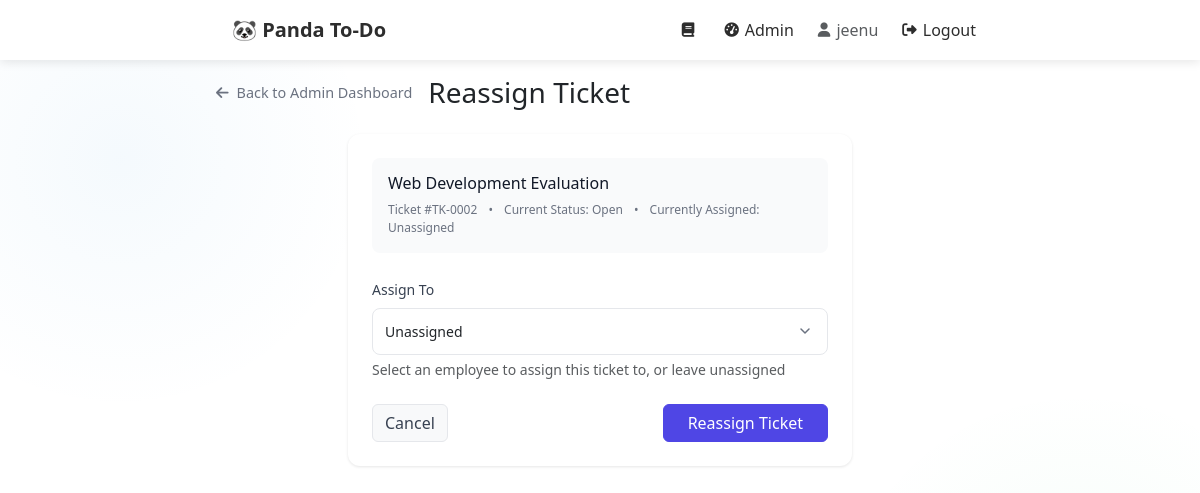
Screenshot of /userauth/ticket/2/reassign/ (signed in) with the database file from the repository.
### userauth/models.py (models this page shows, shortened)
class Ticket(models.Model):
    STATUS_CHOICES = [
        ('open', 'Open'),
        ('in_progress', 'In Progress'),
        ('on_hold', 'On Hold'),
        ('resolved', 'Resolved'),
        ('closed', 'Closed'),
    ]
    title = models.CharField(max_length=200)
    description = models.TextField()
    created_by = models.ForeignKey(User, on_delete=models.CASCADE, related_name='created_tickets')
    assigned_to = models.ForeignKey(User, on_delete=models.CASCADE, related_name='assigned_tickets', null=True, blank=True)
    status = models.CharField(max_length=20, choices=STATUS_CHOICES, default='open')
    created_at = models.DateTimeField(auto_now_add=True)
    updated_at = models.DateTimeField(auto_now=True)
    ticket_number = models.CharField(max_length=20, unique=True, blank=True)

### userauth/views.py (the view, shortened to what this page needs)
# urls.py: path('ticket/<int:ticket_id>/reassign/', views.reassign_ticket, name='reassign_ticket'),
@login_required
def reassign_ticket(request, ticket_id):
    if not request.user.profile.is_admin:
        messages.error(request, "Only admins can reassign tickets")
        return redirect('employee_dashboard')
    ticket = get_object_or_404(Ticket, id=ticket_id)
    employees = User.objects.filter(profile__is_admin=False)
    return render(request, 'reassign_ticket.html', {'ticket': ticket, 'employees': employees})

### templates/reassign_ticket.html (shortened to what this page needs)
{% extends 'base.html' %}
{% block content %}
<div class="d-flex align-items-center mb-4">
    <a href="{% url 'admin_dashboard' %}" class="back-link me-3">
        <i class="fas fa-arrow-left me-2"></i> Back to Admin Dashboard
    </a>
    <h3 class="mb-0">Reassign Ticket</h3>
</div>
<div class="row justify-content-center">
    <div class="col-md-8">
        <div class="card">
            <div class="card-body p-4">
                <div class="ticket-info">
                    <h6 class="ticket-title">{{ ticket.title }}</h6>
                    <div class="ticket-meta">
                        <span>Ticket #{{ ticket.ticket_number }}</span>
                        <span class="mx-2">•</span>
                        <span>Current Status: {{ ticket.get_status_display }}</span>
                        <span class="mx-2">•</span>
                        <span>Currently Assigned: {% if ticket.assigned_to %}{{ ticket.assigned_to.username }}{% else %}Unassigned{% endif %}</span>
                    </div>
                </div>
                <form method="post">
                    <div class="mb-4">
                        <label for="assigned_to" class="form-label">Assign To</label>
                        <select name="assigned_to" id="assigned_to" class="form-control">
                            <option value="">Unassigned</option>
                        </select>
                        <div class="text-muted small mt-1">Select an employee to assign this ticket to, or leave unassigned</div>
                    </div>
                    <div class="d-flex justify-content-between align-items-center">
                        <button type="button" class="btn btn-light" onclick="window.history.back()">Cancel</button>
                        <button type="submit" class="btn btn-primary px-4">Reassign Ticket</button>
                    </div>
                </form>
            </div>
        </div>
    </div>
</div>
{% endblock %}

### templates/base.html (shortened to what this page needs)
<!DOCTYPE html>
<html lang="en">
<head>
    <link href="https://cdn.jsdelivr.net/npm/bootstrap@5.3.0-alpha1/dist/css/bootstrap.min.css" rel="stylesheet">
    <link rel="stylesheet" href="https://cdnjs.cloudflare.com/ajax/libs/font-awesome/6.4.0/css/all.min.css">
</head>
<body>
    <nav class="navbar navbar-expand-lg navbar-light">
        <div class="container">
            <a class="navbar-brand" href="{% url 'dashboard' %}">🐼 Panda To-Do</a>
            <div class="collapse navbar-collapse" id="navbarNav">
                {% if user.is_authenticated %}
                <ul class="navbar-nav ms-auto">
                    <li class="nav-item">
                        <a class="nav-link" href="{% url 'diary' %}">
                            <i class="fas fa-book"></i>
                        </a>
                    </li>
                    {% if user.profile.is_admin %}
                    <li class="nav-item">
                        <a class="nav-link" href="{% url 'admin_dashboard' %}">
                            <i class="fas fa-tachometer-alt"></i>
                            <span>Admin</span>
                        </a>
                    </li>
                    {% endif %}
                    <li class="nav-item">
                        <span class="nav-link text-muted">
                            <i class="fas fa-user"></i>
                            <span>{{ user.username }}</span>
                        </span>
                    </li>
                    <li class="nav-item">
                        <a class="nav-link" href="{% url 'logout' %}">
                            <i class="fas fa-sign-out-alt"></i>
                            <span>Logout</span>
                        </a>
                    </li>
                </ul>
                {% endif %}
            </div>
        </div>
    </nav>
    <div class="container">
        {% block content %}{% endblock %}
    </div>
</body>
</html>

### templates/base.html (style rules this page uses)
body { font-family: 'Segoe UI', Tahoma, Geneva, Verdana, sans-serif; background: linear-gradient(135deg, #f5f7fa 0%, #e4e8eb 100%); background-image: radial-gradient(circle at 10% 20%, rgba(52, 152, 219, 0.05) 0%, transparent 20%), radial-gradient(circle at 90% 80%, rgba(46, 204, 113, 0.05) 0%, transparent 20%); min-height: 100vh; margin: 0; padding: 0; font-size: 16px; }
.navbar { background: rgba(255, 255, 255, 0.95); backdrop-filter: blur(10px); box-shadow: 0 2px 10px rgba(0, 0, 0, 0.1); padding: 0.8rem 0; height: 60px; }
.navbar-brand { font-weight: 700; font-size: 1.25rem; color: #2d2d2d; transition: color 0.3s ease; padding: 0.5rem 1rem; }
.nav-link { color: #2d2d2d; font-weight: 500; padding: 0.5rem 1rem; border-radius: 8px; transition: all 0.3s ease; font-size: 1rem; display: flex; align-items: center; }
.nav-link i { margin-right: 6px; font-size: 0.9em; }
.navbar-nav { display: flex; align-items: center; gap: 8px; }
.container { padding: 1rem; max-width: 800px; }

### templates/reassign_ticket.html (style rules this page uses)
.back-link { color: #6B7280; text-decoration: none; font-size: 0.9rem; display: flex; align-items: center; }
.card { background: white; border-radius: 12px; border: none; box-shadow: 0 1px 3px rgba(0,0,0,0.1); }
.form-label { font-size: 0.875rem; font-weight: 500; color: #374151; margin-bottom: 0.5rem; }
.form-control { border: 1px solid #E5E7EB; border-radius: 8px; padding: 0.75rem; font-size: 0.875rem; transition: all 0.2s; }
select.form-control { appearance: none; background-position: right 0.75rem center; background-repeat: no-repeat; background-size: 1.25rem; padding-right: 2.5rem; }
.btn-primary { background: #4F46E5; border-color: #4F46E5; }
.btn-light { border: 1px solid #E5E7EB; color: #374151; }
.ticket-info { background: #F9FAFB; border-radius: 8px; padding: 1rem; margin-bottom: 1.5rem; }
.ticket-title { font-size: 1rem; font-weight: 500; color: #111827; margin-bottom: 0.5rem; }
.ticket-meta { font-size: 0.75rem; color: #6B7280; }

### rows the page displays
Ticket: title "Web Development Evaluation", ticket_number "TK-0002", status "Open"

### other values shown
{{ user.username }} "jeenu"
